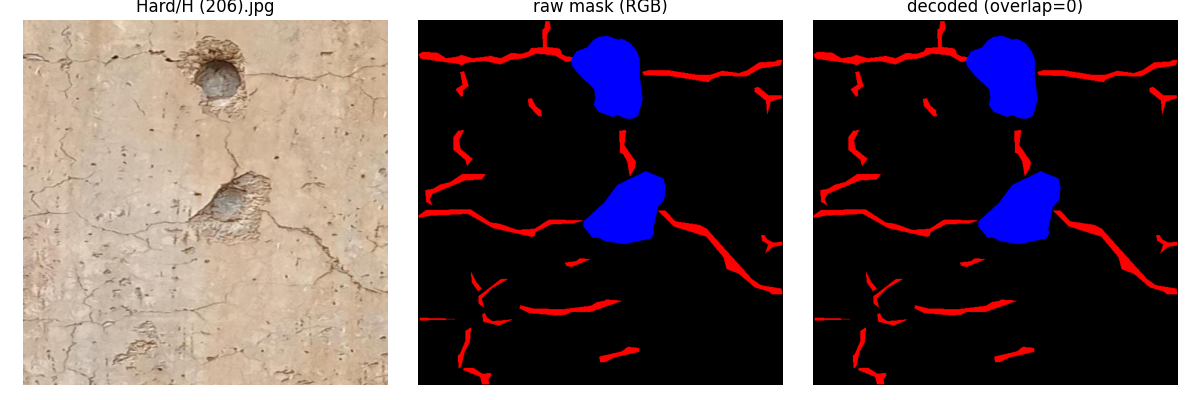
#> input picture baseline_unet/runs/sanity/peek_01.png, 1200 x 400 px, given in place of M (285)_mask.png, which was not available
$ python tier_data_analysis.py
#> lines starting #> are read from the running program, lines starting #| are printed output that depends on the picture; after the words box and inside, x2 and y2 are one past the last pixel; in counts of white or black regions, pixels touching at a corner belong together; pictures that were not available may be replaced by others from this repository, and a replacement may not be noted
#!/usr/bin/env python3
"""Tier data analysis: per-tier segmentation stats + extra data inventory.

Step 0 of the tier-leveraging plan. Runs without torch dependency.

Usage:
    python scripts/tier_data_analysis.py
"""
from __future__ import annotations

import json
import sys
from collections import defaultdict
from pathlib import Path

import cv2
import numpy as np

CODES_DIR = Path(__file__).resolve().parent.parent
DATA_ROOT = CODES_DIR / "Dataset" / "DamSegment" / "Damage Segmentaion"
DETECT_ROOT = CODES_DIR / "Dataset" / "DamSegment" / "Damage Detection"
CLASSIF_ROOT = CODES_DIR / "Dataset" / "DamSegment" / "Damage Classification"
SPLITS_DIR = CODES_DIR / "baseline_unet" / "splits"


# =========================================================================
# Lightweight I/O (no torch needed)
# =========================================================================

def read_split_file(path: Path) -> list:
    with open(path) as f:
#> (reads baseline_unet/splits/train.txt from the repository)
        return [ln.strip() for ln in f if ln.strip()]


def image_path(root, rel):
    diff, name = rel.split("/", 1)
    return root / diff / "Images" / name


def mask_path(root, rel):
    diff, name = rel.split("/", 1)
    stem = Path(name).stem
    return root / diff / "Labels" / "Mask" / f"{stem}_mask.png"


def read_mask_rgb(path):
    m = cv2.imread(str(path), cv2.IMREAD_COLOR)
#> m is the input picture: shape (400, 1200, 3); mean B, G, R 94.1, 92, 105.4
    if m is None:
        raise FileNotFoundError(f"cannot read mask {path}")
    return cv2.cvtColor(m, cv2.COLOR_BGR2RGB)


def decode_mask(mask_rgb):
    r = mask_rgb[..., 0]
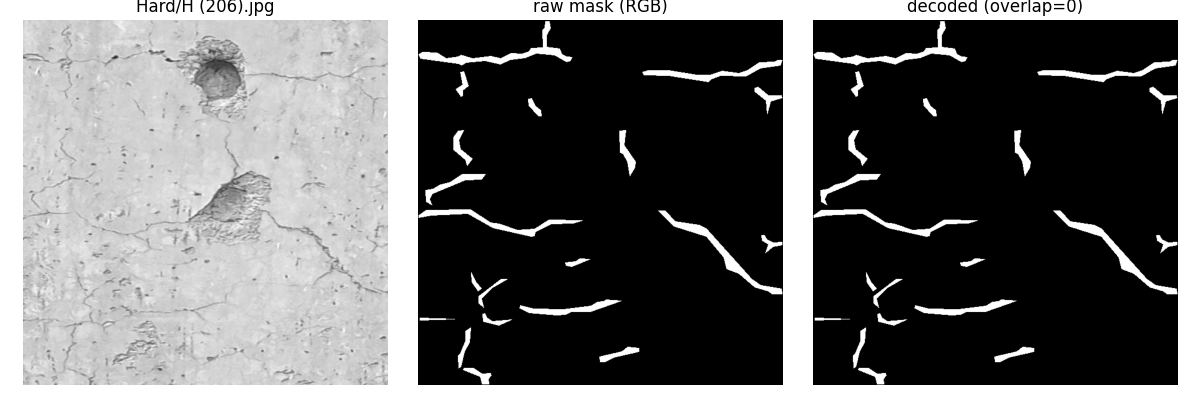
#> r: shape (400, 1200); min 0, max 255, mean 105.4
    b = mask_rgb[..., 2]
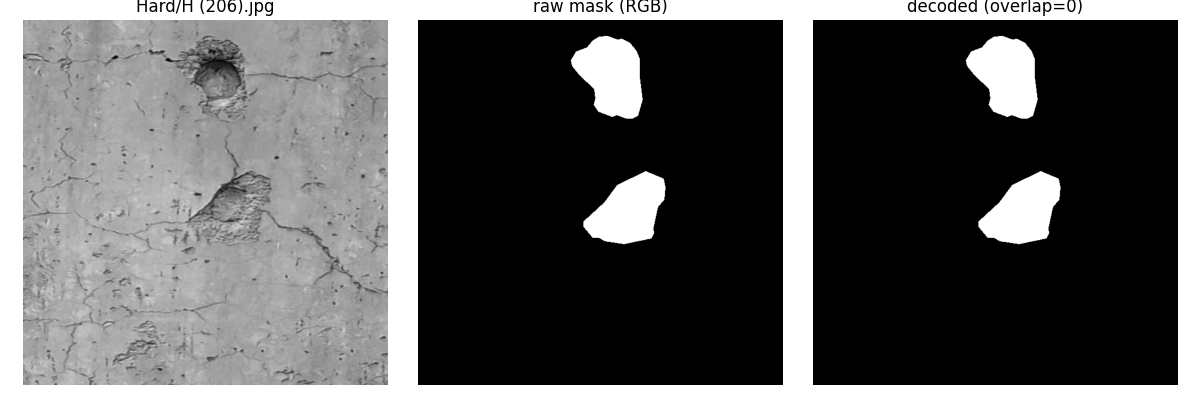
#> b: shape (400, 1200); min 0, max 255, mean 94.1
    is_crack = r > 127
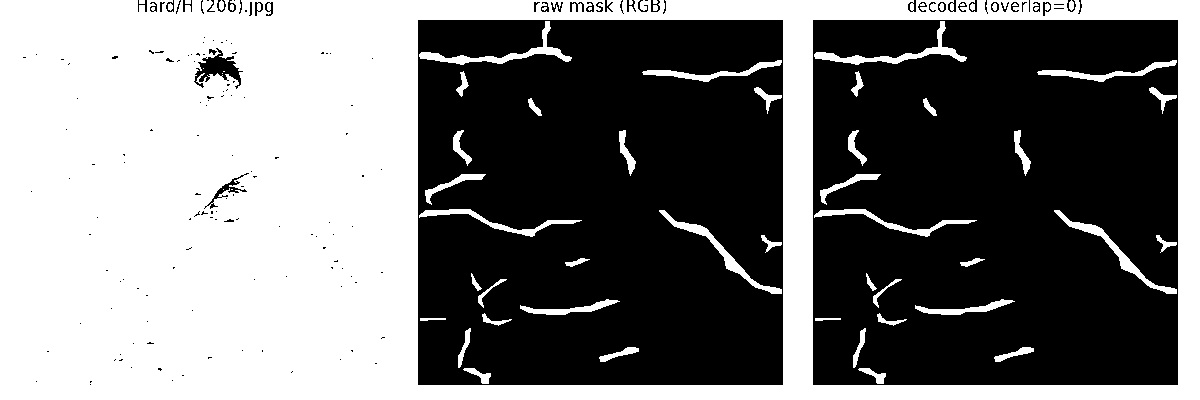
#> is_crack: shape (400, 1200) bool; 46.7% white; 63 white regions (11 under 20 px), largest, box (x1, y1, x2, y2) and area: (0, 0, 1200, 400) 210073, (419, 21, 572, 65) 1101, (814, 21, 967, 65) 1101
    is_spalling = b > 127
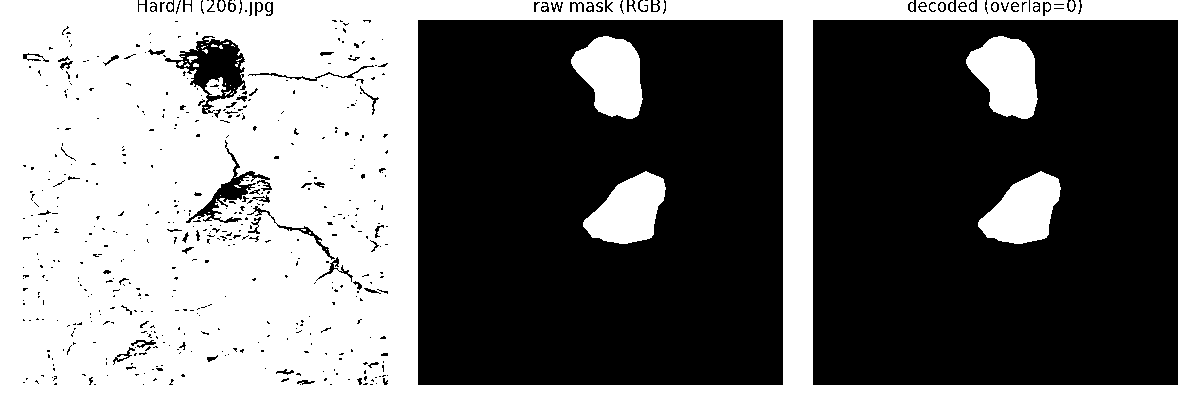
#> is_spalling: shape (400, 1200) bool; 45.8% white; 52 white regions (33 under 20 px), largest, box (x1, y1, x2, y2) and area: (0, 0, 1200, 400) 202816, (571, 36, 643, 119) 4128, (966, 36, 1038, 119) 4128
    label = np.zeros(mask_rgb.shape[:2], dtype=np.int64)
    label[is_crack] = 1
    label[is_spalling] = 2
    return label


def tier_from_rel(rel: str) -> str:
    return rel.split("/", 1)[0]


# =========================================================================
# Morphology features (inline, no torch)
# =========================================================================

# [53 lines left out: function compute_morph_features, not called in this run]


# =========================================================================
# Part 1: Per-tier segmentation analysis
# =========================================================================

def per_tier_class_ratios(train_files):
    tier_stats = defaultdict(lambda: {"total_px": 0, "crack_px": 0, "spalling_px": 0, "bg_px": 0, "n": 0})
    for rel in train_files:
        tier = tier_from_rel(rel)
        m_rgb = read_mask_rgb(mask_path(DATA_ROOT, rel))
        label = decode_mask(m_rgb)
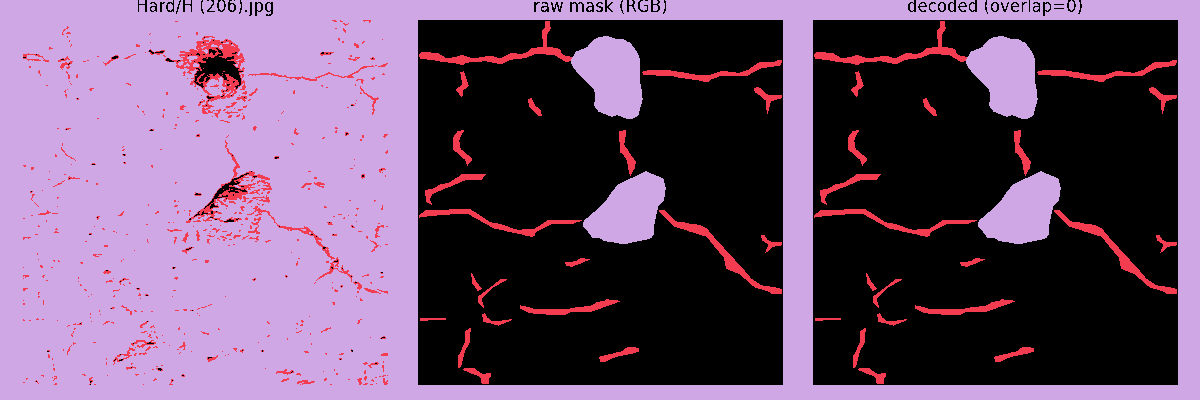
#> label: shape (400, 1200) int64; 3 distinct labels, from 0 to 2; one colour per label, 0 black
        h, w = label.shape
#> h = 400; w = 1200
        s = tier_stats[tier]
        s["total_px"] += h * w
        s["crack_px"] += int((label == 1).sum())
        s["spalling_px"] += int((label == 2).sum())
        s["bg_px"] += int((label == 0).sum())
        s["n"] += 1
#> pass 2 of the loop in per_tier_class_ratios, `for rel in train_files:`:
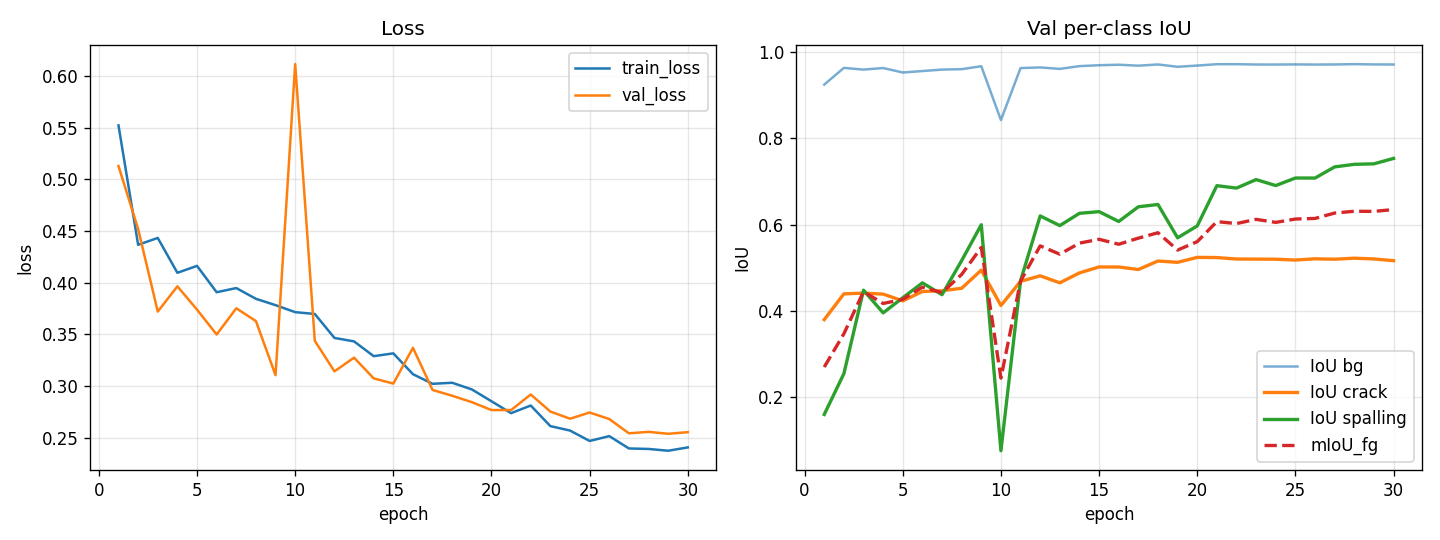
#> input picture baseline_unet/runs/unet_r34_ce_dice/curves.png, 1440 x 540 px, given in place of H (206)_mask.png, which was not available
#> in read_mask_rgb, m is the input picture: shape (540, 1440, 3); mean B, G, R 246.9, 248.1, 248.6
#> r: shape (540, 1440)
#> b: shape (540, 1440)
#> in decode_mask (call 2), `is_crack = r > 127`:
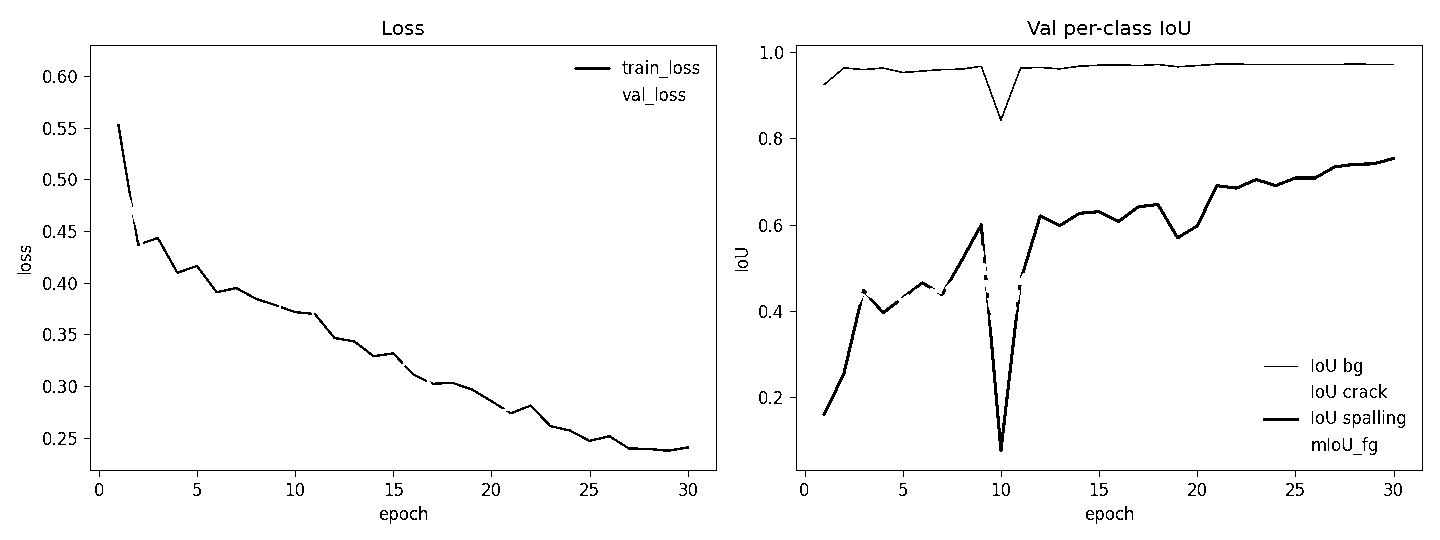
#> is_crack: shape (540, 1440) bool; 97.9% white; black in thin lines or dots
#> is_spalling: shape (540, 1440) bool; 97.3% white; black in thin lines or dots
#> in per_tier_class_ratios, `label = decode_mask(m_rgb)`:
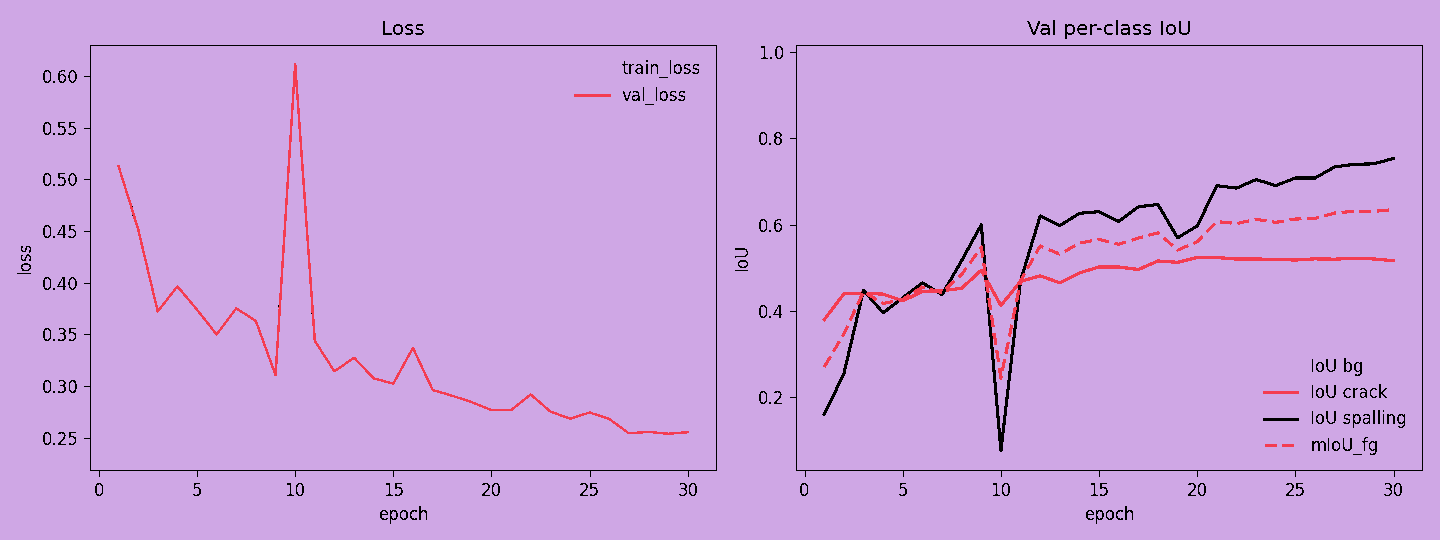
#> label: shape (540, 1440) int64; 3 distinct labels, from 0 to 2; one colour per label, 0 black

    print("\n" + "=" * 70)
    print("PART 1A: Per-tier class pixel ratios")
    print("=" * 70)
    for tier in ["Easy", "Medium", "Hard"]:
        s = tier_stats[tier]
        total = max(s["total_px"], 1)
        print(f"\n{tier} ({s['n']} samples):")
        print(f"  Background: {s['bg_px']/total:.4f}")
        print(f"  Crack:      {s['crack_px']/total:.4f}")
        print(f"  Spalling:   {s['spalling_px']/total:.4f}")
    return tier_stats


# [236 lines left out: functions per_tier_morph_stats, classification_data_analysis, detection_data_analysis, detection_bbox_seg_mask_alignment, not called in this run]


# =========================================================================
# Main
# =========================================================================

def main():
    train_txt = SPLITS_DIR / "train.txt"
    train_files = read_split_file(train_txt)
    print(f"Loaded {len(train_files)} training files")

    tier_counts = defaultdict(int)
    for rel in train_files:
        tier_counts[tier_from_rel(rel)] += 1
    print(f"Per-tier: {dict(tier_counts)}")

    all_files = list(train_files)
    for split in ["val", "test"]:
        split_file = SPLITS_DIR / f"{split}.txt"
        if split_file.exists():
            all_files.extend(read_split_file(split_file))

    # Part 1
    per_tier_class_ratios(train_files)
    per_tier_morph_stats(train_files)

    # Part 2
    classification_data_analysis()
    detection_data_analysis()
    detection_bbox_seg_mask_alignment(all_files)

    print("\n" + "=" * 70)
    print("ANALYSIS COMPLETE")
    print("=" * 70)


if __name__ == "__main__":
#> (the run stopped early here; a loop or call above may not have finished)
